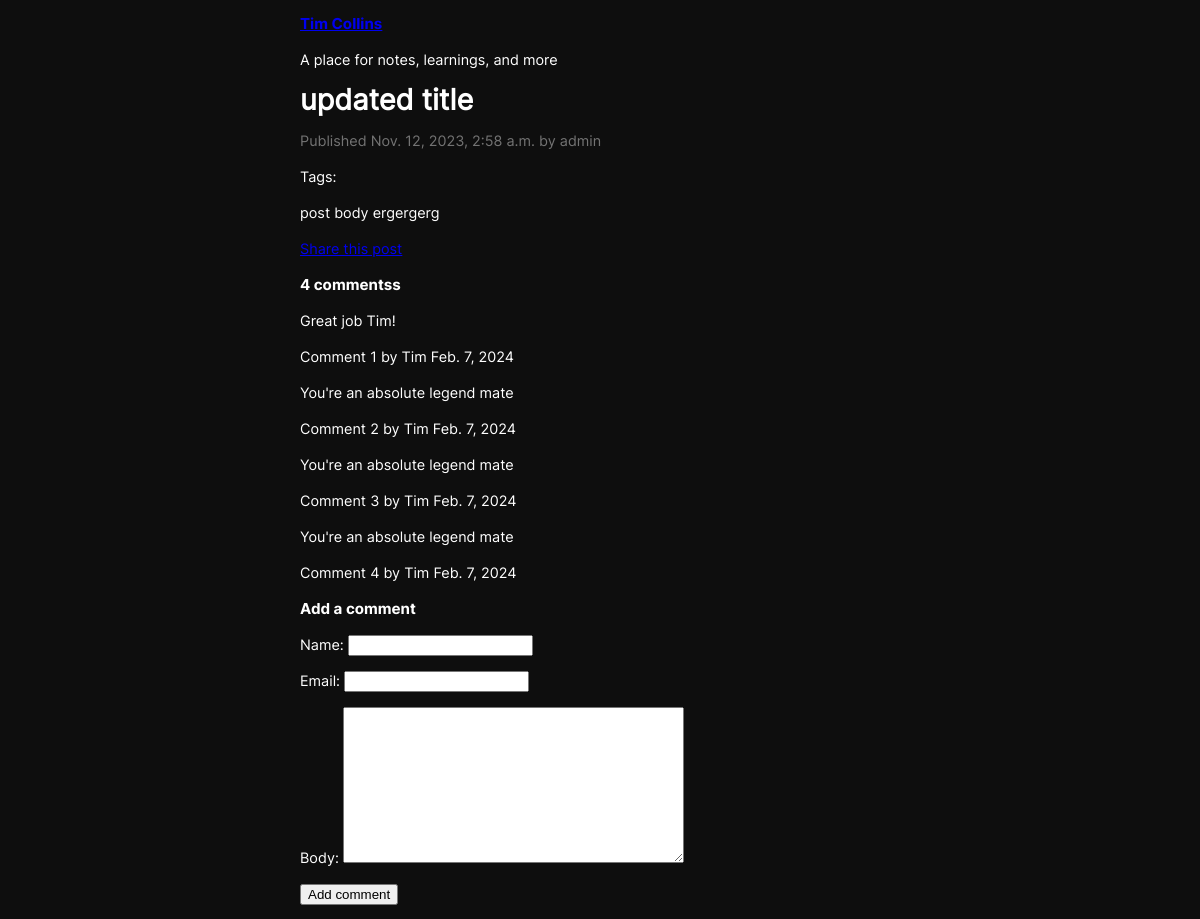
/blog/2023/11/12/another-post/, run on the app's committed database.
### blog/models.py (models this page shows, shortened)
class Post(models.Model):
  class Status(models.TextChoices):
    DRAFT = 'DF', 'Draft'
    PUBLISHED = 'PB', 'Published'
  title = models.CharField(max_length=250)
  slug = models.SlugField(max_length=250,
                          unique_for_date='publish')
  author = models.ForeignKey(User,on_delete=models.CASCADE,
                             related_name='blog_posts')
  body = models.TextField()
  publish = models.DateTimeField(default=timezone.now)
  created = models.DateTimeField(auto_now_add=True)
  updated = models.DateTimeField(auto_now=True)
  status = models.CharField(max_length=2,
                            choices=Status.choices,
                            default=Status.DRAFT)
  objects = models.Manager()
  published = PublishedManager()
  class Meta:
    ordering = ['-publish']
    indexes = [
      models.Index(fields=['-publish']),
    ]
  tags = TaggableManager()

class Comment(models.Model):
    post = models.ForeignKey(Post, on_delete=models.CASCADE, related_name='comments')
    name = models.CharField(max_length=80)
    email = models.EmailField()
    body = models.TextField()
    created = models.DateField(auto_now_add=True)
    updated = models.DateField(auto_now=True)
    active = models.BooleanField(default=True)
    class Meta:
        ordering  = ['created']
        indexes = [
            models.Index(fields=['created'])
        ]

### blog/views.py (the view)
def post_detail(request, year, month, day, post):
   post = get_object_or_404(Post,
                           status=Post.Status.PUBLISHED,
                           slug=post,
                           publish__year=year,
                           publish__month=month,
                           publish__day=day)
   form = CommentForm()
   comments = post.comments.filter(active=True)
   return render(request, 'blog/post/detail.html',
                {'post': post, 'comments': comments, 'form': form})

### blog/forms.py
class CommentForm(forms.ModelForm):
  class Meta:
    model = Comment
    fields = ['name','email','body']

### blog/templates/blog/post/detail.html (shortened to what this page needs)
{% extends "blog/base.html" %}
{% block content %}
  <h1>{{ post.title }}</h1>
  <p class="date">
    Published {{ post.publish }} by {{ post.author }}
  </p>
  <p class="tags">
    Tags:
  </p>
  {{ post.body|linebreaks }}
  <p>
    <a href="{% url "blog:post_share" post.id %}"> Share this post </a>
  </p>
  {% with comments.count as total_comments %}
    <h2>
      {{ total_comments}} comments{{ total_comments|pluralize }}
    </h2>
    {% endwith %}
    {% for comment in comments %}
      <div class="comment">
        {{ comment.body|linebreaks }}
        <p class="info">
          Comment {{ forloop.counter }} by {{ comment.name }}
          {{ comment.created }}
        </p>
      </div>
      {% empty %}
      <p>There are no comments</p>
      {% endfor %}
      {% include "blog/post/includes/comment_form.html" %}
  {% endblock %}

### blog/static/css/blog.css (style rules this page uses)
body { font-family: 'MyCustomFont', sans-serif; color: white; background-color: rgb(14, 14, 14); font-size: .9em; line-height: 1.50em; }
H2 { font-family: 'Bold', sans-serif; font-weight: Bold; font-size: 1.05em; }
.date { color: #737373; }

### data on the page
Post: title "updated title", publish "Nov. 12, 2023, 2:58 a.m.", author "admin", body "post body ergergerg"
Comment: body "Great job Tim!", name "Tim", created "Feb. 7, 2024"
Comment: body "You're an absolute legend mate", name "Tim", created "Feb. 7, 2024"
Comment: body "You're an absolute legend mate", name "Tim", created "Feb. 7, 2024"
Comment: body "You're an absolute legend mate", name "Tim", created "Feb. 7, 2024"

### other printed values
{{ total_comments }} "4"
